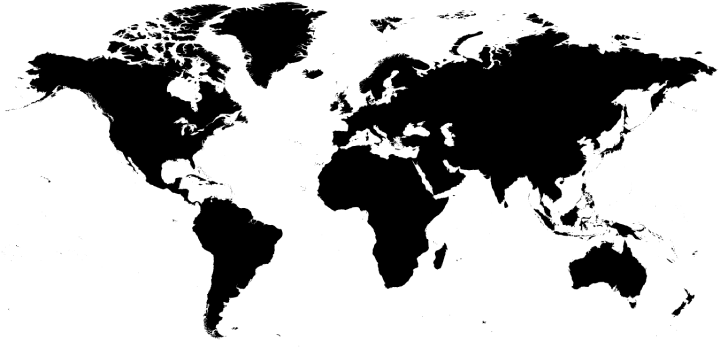
#> input picture scripts/world_map.png, 720 x 348 px; its folder holds only this picture in this run
$ python -i rotor_control.py   (imports and definitions only)
#> lines starting #> are read from the running program, lines starting #| are printed output that depends on the picture; after the words box and inside, x2 and y2 are one past the last pixel; in counts of white or black regions, pixels touching at a corner belong together
#!/usr/bin/env python3
# -*- coding: utf-8 -*-
"""Yaesu G-2800DXC rotator controller — ON5AM (Tkinter GUI, GS-232A over serial)"""

import tkinter as tk
import threading, math, time, queue, os, configparser
import urllib.request
import xml.etree.ElementTree as ET

try:
    import serial
    HAS_SERIAL = True
except ImportError:
    HAS_SERIAL = False

try:
    from PIL import Image, ImageDraw, ImageTk
    import numpy as np
    HAS_PIL = True
except ImportError:
    HAS_PIL = False

# ── Config ────────────────────────────────────────────────────────────────────
# Local settings kept out of the code: rotor_config.ini next to this script
# (template: rotor_config.example.ini). Environment variables take precedence:
# ROTOR_PORT, ROTOR_QRZ_USER, ROTOR_QRZ_PASS, ROTOR_QRZ_KEY.
_DIR       = os.path.dirname(os.path.abspath(__file__))
CONFIG_INI = os.path.join(_DIR, "rotor_config.ini")
_cfg = configparser.ConfigParser(interpolation=None)
# [1 line not run here, left out]

def _conf(section, key, env=None, default=""):
    # Environment variable, else config file; missing or empty value → default
    return ((env and os.environ.get(env)) or _cfg.get(section, key, fallback="").strip()
            or default)

# No default port: if not configured, no connection (avoids writing to some other device)
COM_PORT  = _conf("serie", "port", "ROTOR_PORT")
BAUD      = int(_conf("serie", "baud", default="9600"))
# Station: set in rotor_config.ini; missing or empty → 0.0 / 0.0, with a warning at startup
QTH_LAT   = float(_conf("station", "lat", default="0.0"))
QTH_LON   = float(_conf("station", "lon", default="0.0"))
# 0.0 / 0.0 is taken as "not configured": warn on the console and in the GUI, never block
STATION_UNSET   = QTH_LAT == 0.0 and QTH_LON == 0.0
STATION_WARNING = ("Station position not configured: edit rotor_config.ini ([station] lat/lon). "
                   "Bearings and map are meaningless until then.")
QRZ_USER  = _conf("qrz", "user", "ROTOR_QRZ_USER")
QRZ_PASS  = _conf("qrz", "password", "ROTOR_QRZ_PASS")
QRZ_KEY   = _conf("qrz", "key", "ROTOR_QRZ_KEY")

POLL_MS   = 250
RESIZE_MS = 150   # Redraw the map once the window size has been stable for this long

START_W   = 1100  # Window width at start-up (px)

MAP_W     = 720   # Native size of world_map.png
MAP_H     = 348
# world_map.png projection: Miller cylindrical, fitted on 2026-10-22 to the Natural Earth
# 1:50 M coastlines (91 % overlap). x = MAP_X0 + MAP_KX·lon ; y = MAP_Y0 − MAP_KY·Miller(lat)
MAP_X0    = 349.88  # pixel column of the 0° meridian
MAP_KX    = 1.9300  # px per degree of longitude (the map spans ≈ 373°: right edge goes past 180° E)
MAP_Y0    = 219.11  # pixel row of the equator
MAP_KY    = 1.9063  # px per degree of the Miller ordinate
MAP_CACHE = os.path.join(_DIR, "map_cache.png")
WORLD_PNG = os.path.join(_DIR, "world_map.png")

# ── Palette ───────────────────────────────────────────────────────────────────
C_BG    = "#0d1117"
C_PANEL = "#161b22"
C_FG    = "#e6edf3"
C_DIM   = "#8b949e"
C_GREEN = "#3fb950"
C_RED   = "#f85149"
C_BTN   = "#21262d"
C_LINE  = "#ff3333"
C_QTH   = "#ffaa00"

PIL_OCEAN = ( 10,  30,  48)
PIL_LAND  = ( 42,  74,  42)
PIL_LOUT  = ( 58, 106,  58)
PIL_GRID  = ( 18,  32,  48)
PIL_EQ    = ( 26,  64,  96)
PIL_BDR   = (180, 210, 180)

# ── Continent outlines (lon, lat) ─────────────────────────────────────────────
CONTINENTS = [
    [(-168,71),(-160,70),(-141,71),(-135,57),(-130,54),(-125,50),
     (-124,49),(-124,37),(-117,32),(-97,26),(-90,30),(-85,30),
     (-80,25),(-80,31),(-75,35),(-67,45),(-60,47),(-53,47),
     (-55,51),(-64,63),(-83,63),(-95,60),(-110,60),(-135,57),
     (-140,60),(-155,60),(-168,62),(-168,71)],
    [(-52,82),(-20,83),(-18,77),(-18,70),(-25,65),(-44,65),(-52,70),(-52,82)],
    [(-80,10),(-77,8),(-75,0),(-75,-5),(-72,-10),(-72,-18),
     (-65,-22),(-58,-35),(-62,-51),(-68,-55),(-75,-50),(-80,-40),
     (-80,-25),(-73,-15),(-72,-5),(-80,10)],
    [(-9,36),(-9,44),(-8,44),(-1,44),(2,43),(5,44),(2,48),(2,51),
     (5,52),(8,55),(10,55),(12,56),(18,57),(24,58),(25,65),(28,70),
     (20,70),(15,58),(10,57),(8,55),(10,54),(14,54),(18,55),(24,55),
     (27,56),(30,60),(35,62),(40,65),(30,70),(20,72),(18,70),(10,55),
     (8,50),(6,49),(2,49),(0,46),(-2,44),(-5,44),(-9,44),(-9,36)],
    [(-5,50),(-3,52),(0,52),(2,54),(0,58),(-5,58),(-6,54),(-5,50)],
    [(-10,52),(-6,52),(-5,54),(-8,56),(-10,52)],
    [(5,58),(8,55),(11,55),(30,57),(30,70),(16,68),(14,65),(5,58)],
    [(-24,64),(-13,64),(-13,66),(-24,66),(-24,64)],
    [(-17,15),(-15,12),(-15,10),(-17,5),(-10,5),(-5,5),(0,5),(5,5),
     (10,5),(15,0),(35,-5),(40,-5),(42,-12),(38,-20),(36,-25),(32,-30),
     (28,-35),(18,-35),(14,-30),(12,-22),(10,-18),(8,-5),(0,5),
     (-5,10),(-14,10),(-17,15)],
    [(44,-12),(50,-16),(50,-25),(44,-25),(44,-12)],
    [(30,42),(36,37),(36,30),(45,10),(56,12),(60,5),(80,10),(100,5),
     (105,10),(110,18),(120,20),(122,30),(130,35),(140,40),(143,45),
     (135,48),(130,55),(110,55),(100,55),(80,60),(60,70),(40,72),
     (30,70),(25,65),(30,55),(35,50),(40,45),(30,42)],
    [(36,30),(43,12),(46,10),(52,12),(56,22),(58,22),(60,24),(55,28),(43,28),(36,30)],
    [(60,24),(68,24),(80,10),(85,8),(70,8),(68,8),(60,12),(60,24)],
    [(100,22),(105,20),(104,10),(110,10),(115,5),(105,0),(100,5),(96,16),(100,22)],
    [(96,6),(108,0),(106,-6),(100,-4),(96,2),(96,6)],
    [(109,2),(118,4),(118,0),(114,-4),(109,-2),(109,2)],
    [(114,-22),(122,-18),(130,-12),(136,-12),(138,-16),(140,-18),
     (148,-20),(154,-28),(152,-36),(146,-40),(140,-40),(132,-32),
     (124,-28),(114,-26),(114,-22)],
    [(132,-2),(140,-4),(148,-8),(146,-6),(140,-4),(132,-2)],
    [(130,33),(131,34),(134,35),(140,36),(141,40),(140,42),(136,36),(130,33)],
    [(-180,-68),(-90,-70),(0,-68),(90,-70),(180,-68),(180,-90),(-180,-90),(-180,-68)],
]

# ── Geography ─────────────────────────────────────────────────────────────────
def miller_deg(lat):
    # Miller projection ordinate, expressed in degrees
    return math.degrees(1.25 * math.log(math.tan(math.pi/4 + 0.4 * math.radians(lat))))

def ll_to_xy(lon, lat):
    return MAP_X0 + MAP_KX * lon, MAP_Y0 - MAP_KY * miller_deg(lat)

# [68 lines left out: functions xy_to_ll, central_angle, bearing, great_circle_pts, _draw_base, not called in this run]


def _colorize_bw_map(path):
    """Turn a black-and-white (or palette + transparency) map into the coloured map."""
#> called with path = 'scripts/world_map.png'
    # White background = ocean; paste the image on top using its alpha channel
    raw = Image.open(path).convert("RGBA")
#> raw is the input picture: PIL image 720x348 RGBA; mean R, G, B, A 0, 0, 0, 75.4
    bg  = Image.new("RGBA", raw.size, (255, 255, 255, 255))
#> bg: PIL image 720x348 RGBA; every value is 255
    bg.paste(raw, mask=raw.split()[3])
    arr = np.array(bg.convert("L").resize((MAP_W, MAP_H), Image.LANCZOS))
    out = np.zeros((MAP_H, MAP_W, 3), dtype=np.uint8)
    land_mask = arr < 128
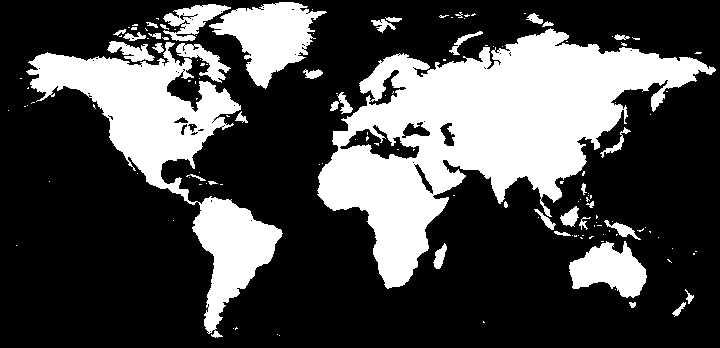
#> land_mask: shape (348, 720) bool; 29.5% white; 145 white regions (106 under 20 px), largest, box (x1, y1, x2, y2) and area: (317, 28, 716, 289) 41682, (26, 42, 283, 338) 19054, (209, 2, 327, 89) 5034
    out[ land_mask] = PIL_LAND
    out[~land_mask] = PIL_OCEAN
    # Grid
    img = Image.fromarray(out)
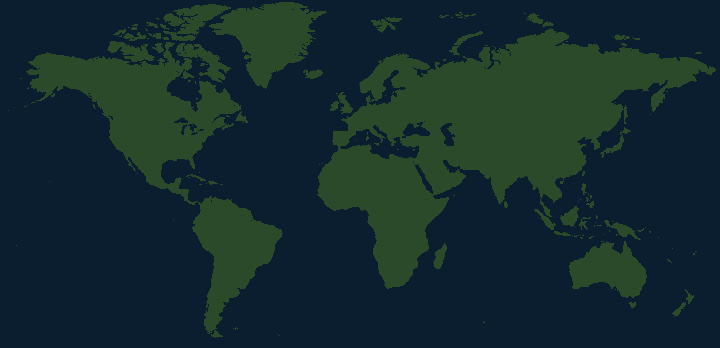
#> img: PIL image 720x348 RGB; mean R, G, B 19.5, 43, 46.2
    draw = ImageDraw.Draw(img)
    for lon in range(-180, 181, 30):
        x = int(ll_to_xy(lon, 0)[0])
        draw.line([(x, 0), (x, MAP_H)], fill=PIL_GRID)
    for lat in range(-60, 61, 30):
        y = int(ll_to_xy(0, lat)[1])
        draw.line([(0, y), (MAP_W, y)], fill=PIL_EQ if lat == 0 else PIL_GRID)
    return img

def _build_map():
    # 1. world_map.png supplied with the project (black-and-white map) → first choice
    if os.path.exists(WORLD_PNG):
        print("[carte] Colorisation de world_map.png…")
        return _colorize_bw_map(WORLD_PNG)

    # 2. Existing cache (generated by a previous run)
    if os.path.exists(MAP_CACHE):
        img = Image.open(MAP_CACHE).convert("RGB")
        if img.size != (MAP_W, MAP_H):
            img = img.resize((MAP_W, MAP_H), Image.LANCZOS)
        return img

    # 3. Built-in vector fallback
    print("[carte] Fallback vectoriel utilisé")
    arr = _draw_base(MAP_W, MAP_H)
    img = Image.fromarray(arr.astype(np.uint8))
    img.save(MAP_CACHE)
    return img

def load_map_async(callback):
    threading.Thread(target=lambda: callback(_build_map()), daemon=True).start()

# ── QRZ.com ───────────────────────────────────────────────────────────────────
_qrz_session = None
_QNS = "http://xmldata.qrz.com"

# [5 lines left out: function _qfind, not called in this run]

def _qget(url):
    return ET.fromstring(urllib.request.urlopen(url, timeout=8).read())

# [50 lines left out: function qrz_lookup, not called in this run]

# ── Serial thread ─────────────────────────────────────────────────────────────
# Owns the serial port: sends queued commands, posts received lines and status to rx_q,
# and reconnects every 3 s if the port is missing or drops (e.g. USB unplugged)
class SerialThread(threading.Thread):
    # [6 lines left out: function __init__, not called in this run]

    def send(self, cmd): self.tx_q.put(cmd)
    def stop(self):      self._running = False

    # [22 lines left out: function run, not called in this run]

# ── Application ───────────────────────────────────────────────────────────────
class RotorApp(tk.Tk):
    # [240 lines left out: functions __init__, _build_ui, _wrap_to_panel, _xy, _load_map, _show_map and 7 more, not called in this run]

    def _set_target(self, az, lat=None, lon=None, name=None):
        self._target = (az, lat, lon, name)
        self._draw_overlays()

    # ── Events ────────────────────────────────────────────────────────────────
    # [16 lines left out: functions _map_click, _goto, not called in this run]

    def _stop(self): self._send("S")
    def _cw(self):   self._send("R")
    def _ccw(self):  self._send("L")

    # [19 lines left out: functions _lookup, _apply_lookup, not called in this run]
        # No M here: rotation only starts with GO, never on a mere lookup

    # ── Serial ────────────────────────────────────────────────────────────────
    def _start_serial(self):
        self.serial_th = SerialThread(COM_PORT, BAUD, self.rx_q)
        self.serial_th.start()

    # [11 lines left out: function _on_close, not called in this run]

    def _send(self, cmd):
        if self.serial_th and self.serial_th.connected:
            self.serial_th.send(cmd)

    # [22 lines left out: functions _poll, _parse, not called in this run]


# [6 lines not run here, left out]

>>> result = _build_map()
